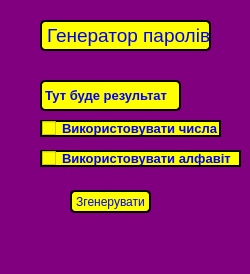
<?xml version="1.0" encoding="UTF-8"?>
<ui version="4.0">
 <class>MainWindow</class>
 <widget class="QMainWindow" name="MainWindow">
  <property name="geometry">
   <rect>
    <x>0</x>
    <y>0</y>
    <width>250</width>
    <height>274</height>
   </rect>
  </property>
  <property name="font">
   <font>
    <italic>true</italic>
    <underline>false</underline>
   </font>
  </property>
  <property name="windowTitle">
   <string>MainWindow</string>
  </property>
  <property name="styleSheet">
   <string notr="true">background-color: purple;</string>
  </property>
  <widget class="QWidget" name="centralwidget">
   <widget class="QCheckBox" name="cl_number">
    <property name="geometry">
     <rect>
      <x>40</x>
      <y>120</y>
      <width>181</width>
      <height>17</height>
     </rect>
    </property>
    <property name="font">
     <font>
      <pointsize>10</pointsize>
      <weight>75</weight>
      <bold>true</bold>
     </font>
    </property>
    <property name="styleSheet">
     <string notr="true">background-color: yellow;
color: blue;
border: 2px solid black;
</string>
    </property>
    <property name="text">
     <string>Використовувати числа</string>
    </property>
   </widget>
   <widget class="QCheckBox" name="cl_alphabet">
    <property name="geometry">
     <rect>
      <x>40</x>
      <y>150</y>
      <width>201</width>
      <height>17</height>
     </rect>
    </property>
    <property name="font">
     <font>
      <pointsize>10</pointsize>
      <weight>75</weight>
      <bold>true</bold>
     </font>
    </property>
    <property name="styleSheet">
     <string notr="true">background-color: yellow;
color: blue;
border: 2px solid black;</string>
    </property>
    <property name="text">
     <string>Використовувати алфавіт</string>
    </property>
   </widget>
   <widget class="QPushButton" name="btn_OK">
    <property name="geometry">
     <rect>
      <x>70</x>
      <y>190</y>
      <width>81</width>
      <height>23</height>
     </rect>
    </property>
    <property name="styleSheet">
     <string notr="true">color: blue;
background-color: yellow;
border: 2px solid black;
border-radius: 5px;</string>
    </property>
    <property name="text">
     <string>Згенерувати</string>
    </property>
   </widget>
   <widget class="QLabel" name="title">
    <property name="geometry">
     <rect>
      <x>40</x>
      <y>20</y>
      <width>171</width>
      <height>31</height>
     </rect>
    </property>
    <property name="font">
     <font>
      <pointsize>14</pointsize>
     </font>
    </property>
    <property name="styleSheet">
     <string notr="true">background-color: yellow;
color: blue;
border: 2px solid black;
border-radius: 5px;</string>
    </property>
    <property name="text">
     <string>Генератор паролів</string>
    </property>
   </widget>
   <widget class="QLabel" name="result">
    <property name="geometry">
     <rect>
      <x>40</x>
      <y>80</y>
      <width>141</width>
      <height>31</height>
     </rect>
    </property>
    <property name="font">
     <font>
      <pointsize>10</pointsize>
      <weight>75</weight>
      <bold>true</bold>
     </font>
    </property>
    <property name="styleSheet">
     <string notr="true">background-color: yellow;
color: blue;
border: 2px solid black;
border-radius: 5px;</string>
    </property>
    <property name="text">
     <string>Тут буде результат</string>
    </property>
   </widget>
  </widget>
  <widget class="QMenuBar" name="menubar">
   <property name="geometry">
    <rect>
     <x>0</x>
     <y>0</y>
     <width>250</width>
     <height>21</height>
    </rect>
   </property>
  </widget>
  <widget class="QStatusBar" name="statusbar"/>
 </widget>
 <resources/>
 <connections/>
</ui>
